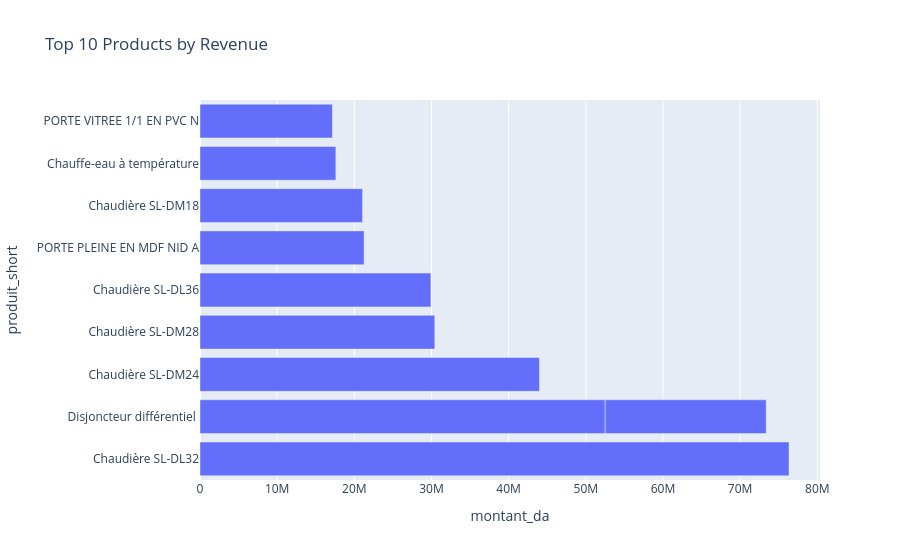

The notebook cell saved with this chart:
### Markdown cell above
### 3.2 Top 10 products:

### Code cell
top10 = df_merged.groupby('produit')['montant_da'].sum().sort_values(ascending=False).head(10).reset_index()

# shorten name to first 25 chars
top10['produit_short'] = top10['produit'].str[:25]

fig = px.bar(top10, x='montant_da', y='produit_short', orientation='h',
             title="Top 10 Products by Revenue")
fig.show()

### Figure 1 — Plotly figure (JSON) as saved in the notebook; plotly's stock layout.template omitted (floating-point values rounded to 4 significant figures)
{"data": [{"hovertemplate": "montant_da=%{x}<br>produit_short=%{y}<extra></extra>", "legendgroup": "", "marker": {"color": "#636efa", "pattern": {"shape": ""}}, "name": "", "orientation": "h", "showlegend": false, "textposition": "auto", "type": "bar", "x": [76330000.0, 52510000.0, 43990000.0, 30430000.0, 29930000.0, 21270000.0, 21060000.0, 20870000.0, 17610000.0, 17160000.0], "xaxis": "x", "y": ["Chaudière SL-DL32", "Disjoncteur différentiel ", "Chaudière SL-DM24", "Chaudière SL-DM28", "Chaudière SL-DL36", "PORTE PLEINE EN MDF NID A", "Chaudière SL-DM18", "Disjoncteur différentiel ", "Chauffe-eau à température", "PORTE VITREE 1/1 EN PVC N"], "yaxis": "y"}], "layout": {"barmode": "relative", "legend": {"tracegroupgap": 0}, "title": {"text": "Top 10 Products by Revenue"}, "xaxis": {"anchor": "y", "domain": [0, 1], "title": {"text": "montant_da"}}, "yaxis": {"anchor": "x", "domain": [0, 1], "title": {"text": "produit_short"}}}}
